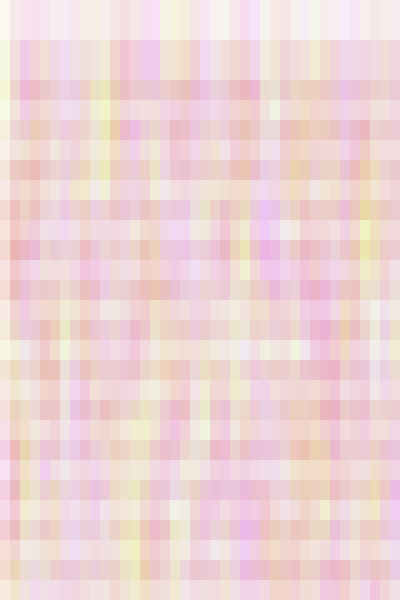
Frame 1 (no input)
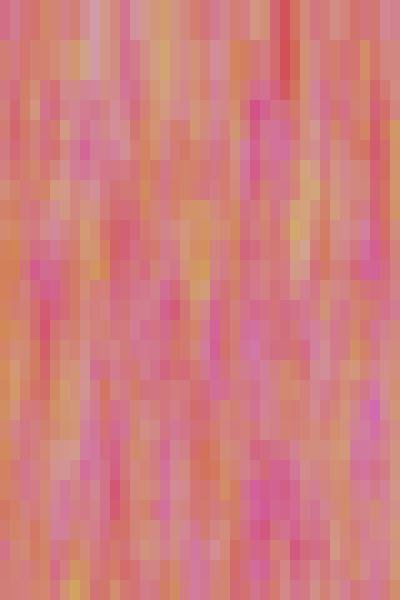
Frame 60 (the mouse pressed at the canvas centre just before this capture)
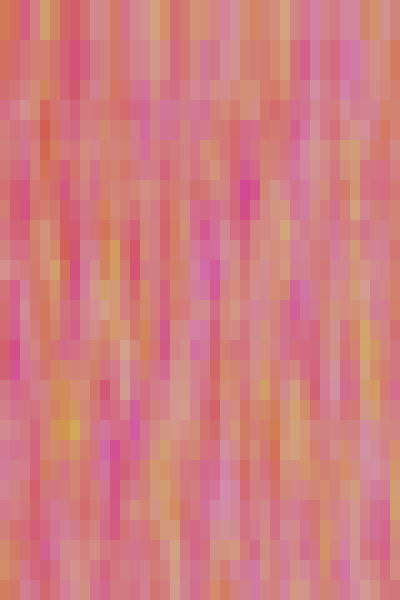
Frame 120 (the mouse held since frame 60 and released just before this capture)

The Processing sketch that drew these frames (run headless with seeded random() and noise(); from frame 60 on, the mouse is pressed at the canvas centre):

// Processing sketch: processing_20629
// ── processing_20629.pde

void setup () {
size (400, 600);
background (255);
smooth();
noStroke();
}
void draw () {
for (int x = 0; x<width; x +=10) {
for (int y = 0; y<height; y+=40) {
fill (200, random(255), random(255),20);//set a random color
rect (x, y, 20, 100);
}
}
}
